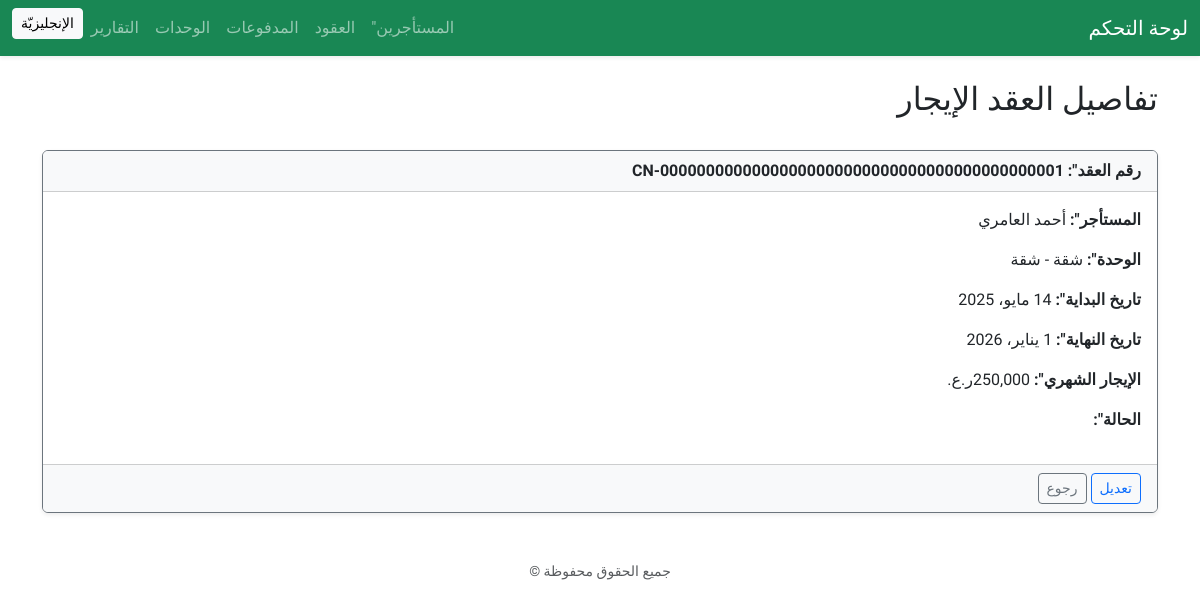
The app's page /contracts/1/ with its own data.
### contracts/models.py (models this page shows, shortened)
class Contract(models.Model):
  tenant = models.ForeignKey(
    Tenant,
    on_delete=models.CASCADE,
    verbose_name=_('المستأجر')
  )
  unit = models.ForeignKey(
    Unit,
    on_delete=models.CASCADE,
    verbose_name=_('الوحدة')
  )
  start_date = models.DateField(
    verbose_name=_('تاريخ البداية')
  )
  end_date = models.DateField(
    verbose_name=_('تاريخ النهاية')
  )
  rent_amount = models.DecimalField(
    max_digits=10,
    decimal_places=3,
    verbose_name=_('الإيجار الشهري (ر.ع)')
  )
  activity = models.CharField(
    max_length=255,
    verbose_name=_('النشاط التجاري'),
    blank=True,
    null=True,
  )
  created_at = models.DateTimeField(
    auto_now_add=True,
    verbose_name=_('تاريخ الإنشاء')
  )
  update_at = models.DateTimeField(
    auto_now=True,
    verbose_name=_('آخر تحديث')
  )
  class Meta:
    verbose_name = _("عقد إيجار")
    verbose_name_plural = _("عقود الإيجار")
    ordering = ['-start_date']
  @property
  def contract_number(self):
    return f"CN-{self.id:044d}"

### tenants/models.py (models this page shows, shortened)
class Tenant(models.Model):
  full_name = models.CharField(
    max_length=255,
    verbose_name=_("الاسم الكامل")
  )
  national_id = models.CharField(
    max_length=20,
    verbose_name=_("الرقم المدني / الهوية")
  )
  phone = models.CharField(
    max_length=20,
    verbose_name=_("رقم الهاتف")
  )
  email = models.EmailField(
    blank=True,
    null=True,
    max_length=255,
    verbose_name=_("البريد الالكتروني")
  )
  address = models.TextField(
    blank=True,
    null=True,
    verbose_name=_("العنوان")
  )
  photo_id = models.ImageField(
    upload_to='tenants_ids/',
    blank=True,
    null=True,
    verbose_name=_("صورة الهوية")
  )
  status = models.CharField(
    max_length=2,
    choices=TenantStatus.choices,
    default=TenantStatus.ACTIVE,
    verbose_name=_("الحالة")
  )
  class Meta:
    verbose_name = _("مستأجر")
    verbose_name_plural = _("المستأجرون")

### buildings/models.py (models this page shows, shortened)
class Unit(models.Model):
  name = models.CharField(
    max_length=100,
    verbose_name=_('اسم الوحدة')
  )
  floor = models.IntegerField(
    verbose_name=_('رقم الطابق')
  )
  building_name = models.CharField(
    max_length=255,
    verbose_name=_('اسم البناية')
  )
  type = models.CharField(
    max_length=4,
    choices=UnitType.choices,
    verbose_name=_('نوع الوحدة')
  )
  is_occupied = models.BooleanField(
    default=False,
    verbose_name=_('هل الوحدة مشغولة؟')
  )
  is_furnished = models.BooleanField(
    default=False,
    verbose_name=_('هل مؤثثة؟')
  )
  area = models.DecimalField(
    max_digits=7,
    decimal_places=2,
    verbose_name=_('المساحة (م2)')
  )
  coordinates = models.CharField(
    max_length=100,
    blank=True,
    null=True,
    verbose_name=_('الإحداثيات')
  )
  class Meta:
    verbose_name = _("وحدة عقارية")
    verbose_name_plural = _("الوحدات العقارية")

### contracts/views.py (the view)
# urls.py: path('<int:pk>/', views.contract_detail, name='detail'),
def contract_detail(request, pk):
  contract = get_object_or_404(Contract, pk=pk)
  return render(request, 'contracts/contract_detail.html', {'contract': contract})

### templates/contracts/contract_detail.html (shortened to what this page needs)
{% extends "base.html" %}
{% load i18n %}
{% block content %}
<div class="d-flex justify-content-between align-items-center mb-4">
  <h2>
    {% trans "تفاصيل العقد الإيجار" %}
  </h2>
</div>
<div class="card shadow-sm border-secondary">
  <div class="card-header bg-light fw-bold">
    {% trans "رقم العقد" %}": {{ contract.contract_number }}
</div>
  <div class="card-body">
    <p><strong>{% trans "المستأجر" %}":</strong> {{ contract.tenant.full_name }}</p>
    <p><strong>{% trans "الوحدة" %}":</strong> {{ contract.unit.name }} - {{ contract.unit.get_type_display }}</p>
    <p><strong>{% trans "تاريخ البداية" %}":</strong> {{ contract.start_date }}</p>
    <p><strong>{% trans "تاريخ النهاية" %}":</strong> {{ contract.end_date }}</p>
    <p><strong>{% trans "الإيجار الشهري" %}":</strong> {{ contract.rent_amount }}{% trans "ر.ع." %}</p>
    <p><strong>{% trans "الحالة" %}":</strong> {{ contract.get_status_display }}</p>
  </div>
  <div class="card-footer bg-light">
    <a href="{% url 'contracts:edit' contract.pk %}" class="btn btn-sm btn-outline-primary">{% trans "تعديل" %}</a>
    <a href="{% url 'contracts:list' %}" class="btn btn-sm btn-outline-secondary">{% trans "رجوع" %}</a>
  </div>
</div>
{% endblock %}

### records on screen
Contract: contract_number "CN-00000000000000000000000000000000000000000001", tenant.full_name "أحمد العامري", unit.name "شقة", unit.type "شقة", start_date "14 مايو، 2025", end_date "1 يناير، 2026", rent_amount "250,000"
